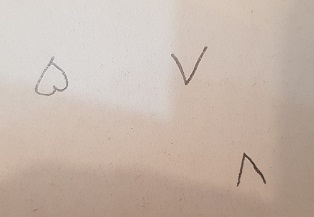
#> input picture media/images/adad.jpg, 314 x 217 px
$ jupyter execute '08_Connected Components_binarization.ipynb'
#> lines starting #> are read from the running program, lines starting #| are printed output that depends on the picture; after the words box and inside, x2 and y2 are one past the last pixel; in counts of white or black regions, pixels touching at a corner belong together
[cell 1]
import matplotlib.pyplot as plt
import numpy as np
import cv2

[cell 2]
img = cv2.imread('media/images/adad.jpg')
#> img is the input picture: shape (217, 314, 3); mean B, G, R 171.2, 182.2, 198.4
plt.imshow(img[...,::-1])

[cell 3]
# from P08 we know best params to show only numbers:

gimg = cv2.cvtColor(img, cv2.COLOR_BGR2GRAY)
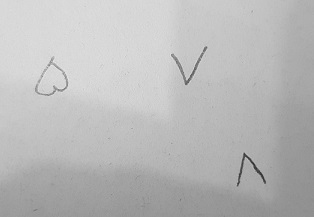
#> gimg: shape (217, 314); min 43, max 234, mean 185.8
src = cv2.GaussianBlur(gimg, (5,5), 0)
binary_img = cv2.adaptiveThreshold(src, 255, cv2.ADAPTIVE_THRESH_GAUSSIAN_C, cv2.THRESH_BINARY, 3, 2)
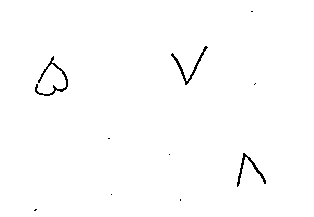
#> binary_img: shape (217, 314); 99.2% white; black in thin lines or dots, all inside (x1, y1, x2, y2) = (34, 11, 266, 211)
not_img = cv2.bitwise_not(binary_img)
plt.figure(figsize=(10,6))
plt.subplot(121);plt.imshow(binary_img, cmap='gray');plt.title('binary_image')
plt.subplot(122);plt.imshow(not_img, cmap='gray');plt.title('not_binary_image')
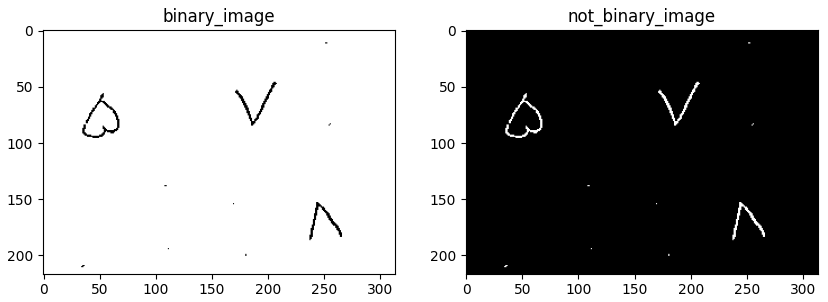
#> figure drawn by matplotlib, 2 panels

[cell 4]
dilate_image = cv2.dilate(not_img, cv2.getStructuringElement(cv2.MORPH_RECT,[3,3]))
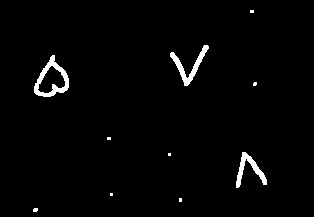
#> dilate_image: shape (217, 314); 1.9% white; 10 white regions (7 under 20 px), largest, box (x1, y1, x2, y2) and area: (34, 55, 69, 97) 499, (170, 45, 209, 86) 394, (236, 152, 267, 188) 349
plt.imshow(dilate_image, cmap='gray')

[cell 5]
# to delete  8 noises from image use Opening

kernel = cv2.getStructuringElement(cv2.MORPH_RECT,[4,4])
image = cv2.morphologyEx(dilate_image, cv2.MORPH_OPEN,kernel)
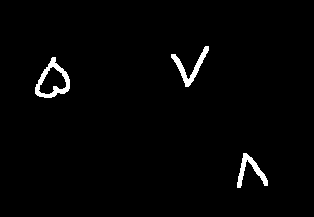
#> image: shape (217, 314); 1.8% white; 3 white regions, box (x1, y1, x2, y2) and area: (35, 57, 70, 98) 489, (171, 46, 209, 87) 388, (237, 153, 268, 188) 346
plt.imshow(image, cmap='gray')

[cell 6]
num, labels = cv2.connectedComponents(image, 8)
#> labels: shape (217, 314) int32; 4 distinct labels, from 0 to 3
#> num = 4
label_hue = np.uint8(179 * labels//np.max(labels))
blank = np.ones_like(image) * 255
labled_img = cv2.merge([label_hue, blank, blank])
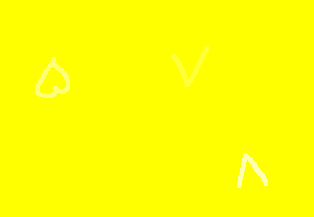
#> labled_img: shape (217, 314, 3); mean of channels 0, 1, 2 2.1, 255, 255; drawn as B, G, R
labled_img[label_hue == 0] = 0

out_image = cv2.cvtColor(labled_img, cv2.COLOR_HSV2RGB)
plt.imshow(out_image)

### Set Trackbar

[cell 7]
gimg = cv2.cvtColor(img, cv2.COLOR_BGR2GRAY)
src = cv2.GaussianBlur(gimg, (5, 5), 0)

def Threshold(val):
#> called with val = 0
    global output, gaussian_method, th_value

    th_value = cv2.getTrackbarPos('value', winname)
    gaussian_method = cv2.getTrackbarPos('method', winname)

    output = cv2.adaptiveThreshold(src, th_value, gaussian_method, cv2.THRESH_BINARY , 3, 3)
#> output: shape (217, 314); every value is 0

    cv2.imshow(winname, output)

winname = 'P08'
cv2.namedWindow(winname, cv2.WINDOW_NORMAL)

cv2.createTrackbar('value', winname, 0, 255, Threshold)
cv2.createTrackbar('method', winname, 1, 1, Threshold)


Threshold(0)

cv2.waitKey()
cv2.destroyAllWindows()

gm = ['MEAN','GAUSSIAN']
plt.imshow(output, cmap='gray')
plt.title('vlaue = {}, method = {}'.format(th_value, gm[gaussian_method]))
